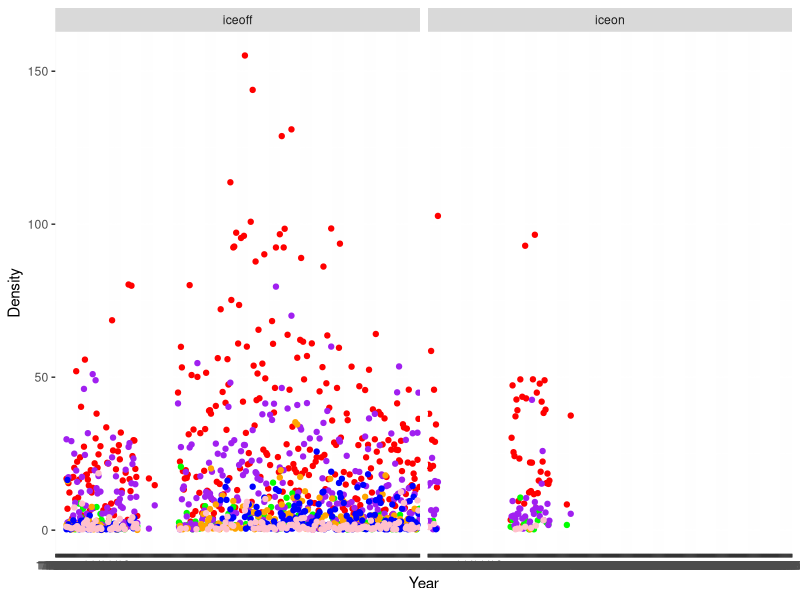

The R script that drew this image: (Note: this script raises an error after producing the figure.)
library(tidyverse)
library(lubridate)
library(ggplot2)
library(cowplot)
library(readr)
#dataset <- read_csv("lter_zoopdata_all.csv", 
#                    col_types = cols(station = col_skip()))
#View(dataset)
ZooTotals <-  read_csv('TotalZoops.csv')
ZooTotals


Cope <- ZooTotals %>%
  filter(species_code == 10000)
Cope
write.csv(Cope, 'CopeZoops.csv')

Cyclop <- ZooTotals %>%
  filter(species_code == 20000)
Cyclop
write.csv(Cyclop, 'CyclopZoops.csv')

DIACYTHOM <- ZooTotals %>%
  filter(species_code == 20302)
DIACYTHOM
write.csv(DIACYTHOM, 'DIACYTHOM.csv')

CALANOID <- ZooTotals %>%
  filter(species_code == 30000)
CALANOID
write.csv(CALANOID, 'CALANOID.csv')
#not as present during ice on#

LEPTMIN <- ZooTotals %>%
  filter(species_code == 30402)
LEPTMIN
write.csv(LEPTMIN, 'LEPTMIN.csv')

SKISTOREG <- ZooTotals %>%
  filter(species_code == 30801)
SKISTOREG
write.csv(SKISTOREG, 'SKISTOREG.csv')



xy = ggplot() + 
  geom_point(data = Cope, aes(x = sample_date, y = density), color = "red") +
  geom_point(data = Cyclop, aes(x = sample_date, y = density), color = "green") +
  geom_point(data = DIACYTHOM, aes(x = sample_date, y = density), color = "purple") +
  geom_point(data = CALANOID, aes(x = sample_date, y = density), color = "orange") +
  geom_point(data = LEPTMIN, aes(x = sample_date, y = density), color = "blue") + 
  geom_point(data = SKISTOREG, aes(x = sample_date, y = density), color = "pink") + 
  #geom_point(data = LEPTMIN, aes(x = sample_date, y = density), color = "black") + 
  #geom_point(data = LEPTMIN, aes(x = sample_date, y = density), color = "yellow") + 
  xlab('Year') +
  ylab('Density')+
  facet_wrap('group')
  #xlim(1997,2010)
## need to legand, and conect those dots!!
print(xy)
ggsave(plot=p,filename='intimeBiovolumes.png',height = 18, width =16, units = 'in')


cope3<- geom_point(data = Cope, aes(x = sample_date, y = density))+ 
  facet_wrap('group')

cope3
  geom_line(data = NDlte_lite3_chloro, aes(x = year4frac, y = CellBioVol), color = "blue")



  lzO<- ggplot(Limnothrixatzero2, aes(x= CellBioVol, y=o2))+geom_line()+
    facet_wrap('group')+
    labs(x = "Biovolume Limnothrix",
         y = "o2")+
    theme_bw()
  lzO









 
Microcystis <- read_csv("biovolume1.csv", col_types = cols(sampledate = col_date(format = "%m/%d/%Y"))) %>%
  filter(Genus == 'Microcystis')
Microcystisatzero<- Microcystis %>%
  right_join(zeroschem02, by= c('sampledate'))
write.csv(Microcystisatzero, "Microcystisatzero.csv")
